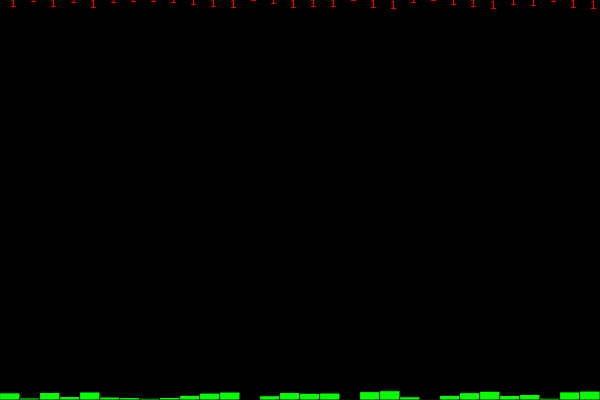
Frame 1 (no input)
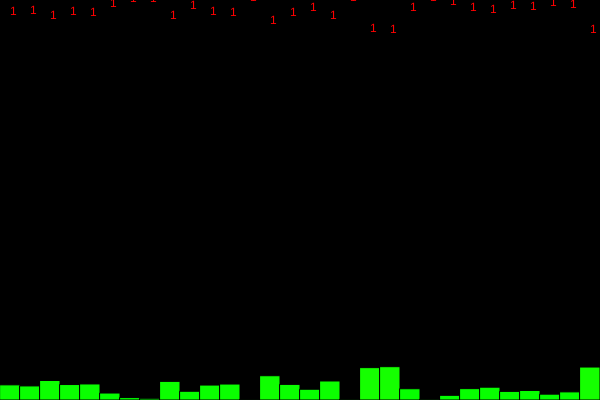
Frame 60 (no input)
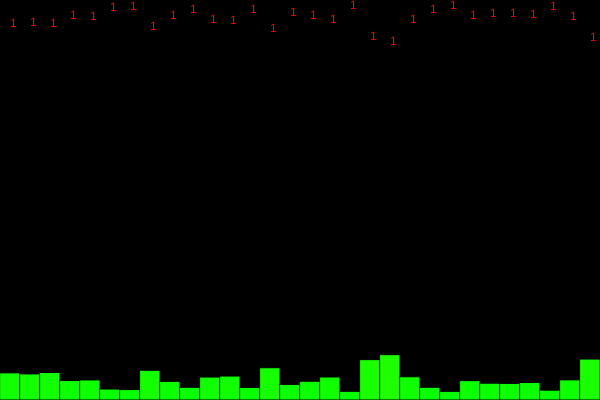
Frame 120 (the mouse pressed at the canvas centre since frame 60)

The p5.js sketch that drew these frames (run headless with seeded random() and noise() and a simulated clock; from frame 60 on, the mouse is pressed at the canvas centre):

// p5.js sketch
// ── sketch.js
var itemWidth = 20; // 每个 rect的width
var rs = []; // rects

function setup(){
  createCanvas(600, 400);

  for(let i = 0; i< (width/itemWidth); i++){
    rs.push( new RectInit(i) );
  }
}
function draw(){
  background(0)

  for(let i=0; i<rs.length; i++){
    rs[i].update()
    rs[i].show()
  }
  var index = floor( random(0, rs.length));
  rs[index].move()
}

class RectInit{
  constructor(x){
    this.count = 1;
    this.w = itemWidth;
    this.h = random(0, 10);

    this.x = this.w * x;
    this.y = height;
  }
  show(){
    var mapColor = map(this.h, 0,height, 0, 255);

    fill( mapColor, 255, 0);
    rect(this.x,this.y - this.h, this.w, this.h)

    fill(255, 0, 0);
    text(this.count, this.x + 10, this.h)
  }
  move(){
    this.h += 4
  }
  update(){
    if(this.h > height){
      this.count++;
      this.h = random(0, 10)
    }
  }
}
